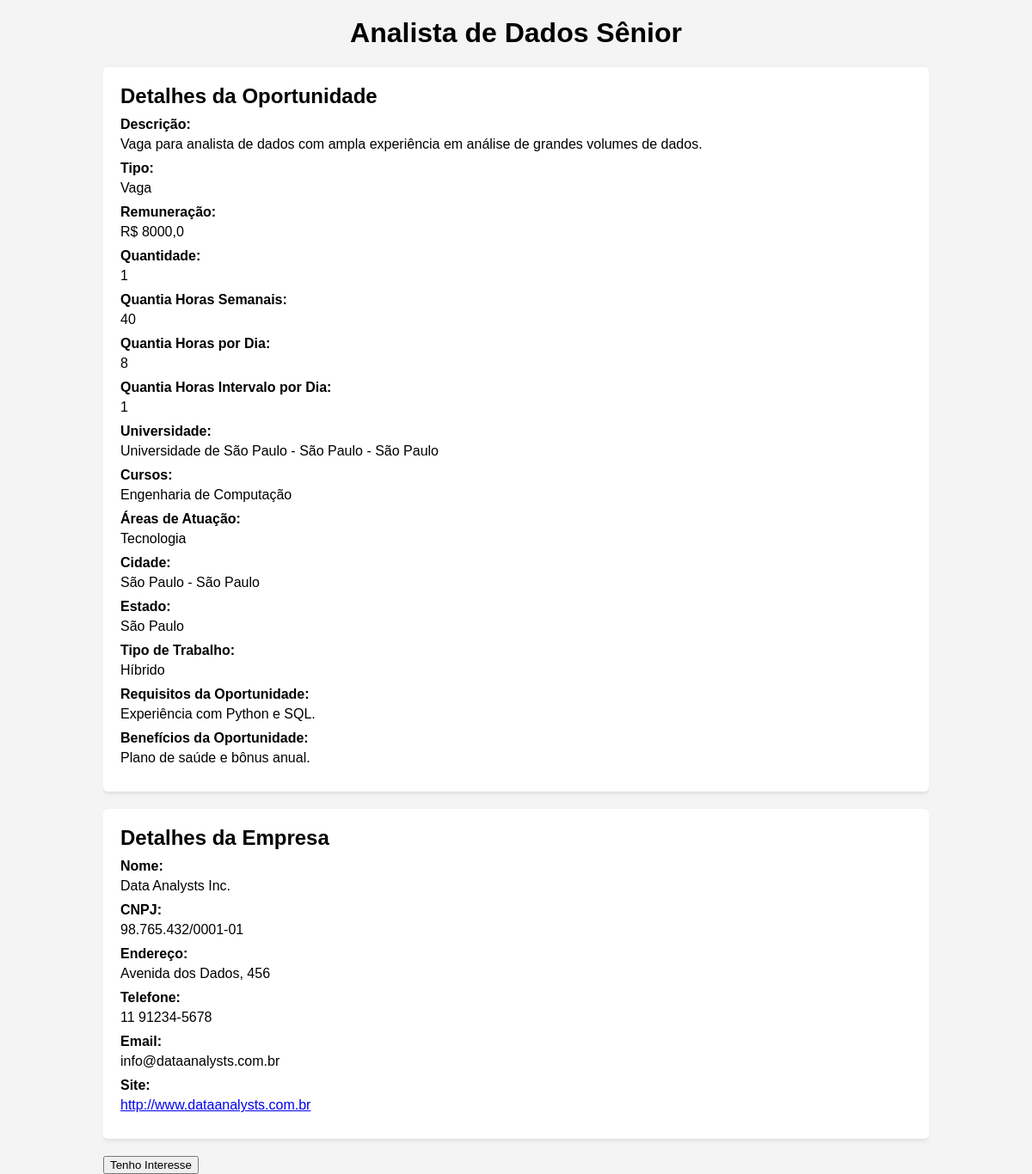
The page /oportunidades/2/ on the database its author committed.
### oportunidades/models.py (models this page shows, shortened)
class Oportunidade(models.Model):
    titulo = models.CharField(max_length=200)
    descricao = models.TextField()
    tipo = models.CharField(
        max_length=3,
        choices=TipoOportunidade.choices,
        default='',
    )
    ativo = models.BooleanField(default=True)
    criado_em = models.DateTimeField(auto_now_add=True)
    is_remunerado = models.BooleanField(default=False)
    remuneracao = models.FloatField(default=0.0)
    quantia_horas_semanais = models.IntegerField(default=0)
    quantia_horas_dia = models.IntegerField(default=0)
    quantia_horas_intervalo_dia = models.IntegerField(default=0)
    quantia = models.IntegerField(default=1)
    universidade = models.ForeignKey('universidades.Universidade', on_delete=models.CASCADE, null=True, blank=True)
    cursos = models.ManyToManyField('universidades.Curso', blank=True, null=True)
    areas_atuacao = models.ManyToManyField('universidades.AreaAtuacao', blank=True)
    cidade = models.ForeignKey('universidades.Cidade', on_delete=models.CASCADE, null=True, blank=True)
    estado = models.ForeignKey('universidades.Estado', on_delete=models.CASCADE, null=True, blank=True)
    tipo_trabalho = models.CharField(
        max_length=2,
        choices=TipoTrabalho.choices,
        default=TipoTrabalho.PRESENCIAL,
    )
    requisitos_envio = models.ForeignKey(
        'core.Requisito',
        on_delete=models.CASCADE,
    )
    requisitos_oportunidade = models.CharField(
        max_length=200,
        null=True,
        blank=True,
    )
    beneficios_oportunidade = models.CharField(
        max_length=200,
        null=True,
        blank=True,
    )
    empresa = models.ForeignKey('empresa.Empresa', on_delete=models.CASCADE)
    class Meta:
        verbose_name = 'Oportunidade'
        verbose_name_plural = 'Oportunidades'

### universidades/models.py (models this page shows, shortened)
class Universidade(models.Model):
    nome = models.CharField(max_length=200)
    cidade = models.ForeignKey(Cidade, on_delete=models.CASCADE)
    class Meta:
        verbose_name = 'Universidade'
        verbose_name_plural = 'Universidades'
    def __str__(self):
        return self.nome + ' - ' + self.cidade.nome + ' - ' + self.cidade.estado.nome

class Cidade(models.Model):
    nome = models.CharField(max_length=100)
    estado = models.ForeignKey(Estado, on_delete=models.CASCADE)
    class Meta:
        verbose_name = 'Cidade'
        verbose_name_plural = 'Cidades'
    def __str__(self):
        return f"{self.nome} - {self.estado.nome}"

class Estado(models.Model):
    nome = models.CharField(max_length=100)
    uf = models.CharField(max_length=2)
    class Meta:
        verbose_name = 'Estado'
        verbose_name_plural = 'Estados'
    def __str__(self):
        return self.nome

class Curso(models.Model):
    nome = models.CharField(max_length=200)
    universidade = models.ForeignKey(Universidade, on_delete=models.CASCADE)
    areas_atuacao = models.ManyToManyField(
        'AreaAtuacao',
        related_name='areas_atuacao_curso',
    )
    class Meta:
        verbose_name = 'Curso'
        verbose_name_plural = 'Cursos'

class AreaAtuacao(models.Model):
    nome = models.CharField(max_length=200)
    class Meta:
        verbose_name = 'Área de Atuação'
        verbose_name_plural = 'Áreas de Atuação'

### empresa/models.py (models this page shows, shortened)
class Empresa(models.Model):
    nome = models.CharField(max_length=200, unique=True, help_text="Nome da empresa")
    cnpj = models.CharField(max_length=18, unique=True, help_text="CNPJ da empresa")
    endereco = models.CharField(max_length=300, blank=True, null=True, help_text="Endereço da empresa")
    telefone = models.CharField(max_length=15, blank=True, null=True, help_text="Telefone de contato")
    email = models.EmailField(max_length=254, blank=True, null=True, help_text="Email de contato")
    site = models.URLField(max_length=200, blank=True, null=True, help_text="Site da empresa")
    class Meta:
        verbose_name = 'Empresa'
        verbose_name_plural = 'Empresas'

### oportunidades/views.py (the view)
# urls.py: path('<int:pk>/', OportunidadeDetailView.as_view(), name='detalhes_oportunidade'),
class OportunidadeDetailView(DetailView):
    model = Oportunidade
    template_name = 'oportunidades/detalhes.html'
    context_object_name = 'oportunidade'

### oportunidades/templates/oportunidades/detalhes.html (shortened to what this page needs)
<!DOCTYPE html>
<html>
<head>
</head>
<body>
<div class="container">
    <h1>{{ oportunidade.titulo }}</h1>
    <div class="card">
        <h2>Detalhes da Oportunidade</h2>
        <p><strong>Descrição:</strong> {{ oportunidade.descricao }}</p>
        <p><strong>Tipo:</strong> {{ oportunidade.get_tipo_display }}</p>
        <p><strong>Remuneração:</strong> R$ {{ oportunidade.remuneracao }}</p>
        <p><strong>Quantidade:</strong> {{ oportunidade.quantia }}</p>
        <p><strong>Quantia Horas Semanais:</strong> {{ oportunidade.quantia_horas_semanais }}</p>
        <p><strong>Quantia Horas por Dia:</strong> {{ oportunidade.quantia_horas_dia }}</p>
        <p><strong>Quantia Horas Intervalo por Dia:</strong> {{ oportunidade.quantia_horas_intervalo_dia }}</p>
        <p><strong>Universidade:</strong> {{ oportunidade.universidade }}</p>
        <p><strong>Cursos:</strong>
            {% for curso in oportunidade.cursos.all %}
            {{ curso.nome }}
            {% endfor %}
        </p>
        <p><strong>Áreas de Atuação:</strong>
            {% for area in oportunidade.areas_atuacao.all %}
            {{ area.nome }}
            {% endfor %}
        </p>
        <p><strong>Cidade:</strong> {{ oportunidade.cidade }}</p>
        <p><strong>Estado:</strong> {{ oportunidade.estado }}</p>
        <p><strong>Tipo de Trabalho:</strong> {{ oportunidade.get_tipo_trabalho_display }}</p>
        <p><strong>Requisitos da Oportunidade:</strong> {{ oportunidade.requisitos_oportunidade }}</p>
        <p><strong>Benefícios da Oportunidade:</strong> {{ oportunidade.beneficios_oportunidade }}</p>
    </div>
    <div class="card">
        <h2>Detalhes da Empresa</h2>
        <p><strong>Nome:</strong> {{ oportunidade.empresa.nome }}</p>
        <p><strong>CNPJ:</strong> {{ oportunidade.empresa.cnpj }}</p>
        <p><strong>Endereço:</strong> {{ oportunidade.empresa.endereco }}</p>
        <p><strong>Telefone:</strong> {{ oportunidade.empresa.telefone }}</p>
        <p><strong>Email:</strong> {{ oportunidade.empresa.email }}</p>
        <p><strong>Site:</strong> <a href="{{ oportunidade.empresa.site }}" target="_blank">{{ oportunidade.empresa.site }}</a></p>
    </div>
    <form action="{% url 'interesse_oportunidade' oportunidade.id %}" method="get">
        <button type="submit">Tenho Interesse</button>
    </form>
</div>
</body>
</html>

### oportunidades/templates/oportunidades/detalhes.html (style rules this page uses)
body { font-family: Arial, sans-serif; background-color: #f4f4f4; margin: 0; padding: 0; }
.container { width: 80%; margin: auto; overflow: hidden; }
h1 { text-align: center; margin-top: 20px; }
.card { background: #fff; border-radius: 5px; box-shadow: 0 2px 5px rgba(0, 0, 0, 0.1); margin: 20px 0; padding: 20px; transition: 0.3s; }
.card h2 { margin: 0 0 10px; }
.card p { margin: 0 0 10px; }
.card p strong { display: block; margin-bottom: 5px; }

### rows shown on the page
Oportunidade: titulo "Analista de Dados Sênior", descricao "Vaga para analista de dados com ampla experiência em análise de grandes volumes de dados.", tipo "Vaga", remuneracao "8000,0", quantia "1", quantia_horas_semanais "40", quantia_horas_dia "8", quantia_horas_intervalo_dia "1", universidade "Universidade de São Paulo - São Paulo - São Paulo", cidade "São Paulo - São Paulo", estado "São Paulo", tipo_trabalho "Híbrido", requisitos_oportunidade "Experiência com Python e SQL.", beneficios_oportunidade "Plano de saúde e bônus anual.", empresa.nome "Data Analysts Inc.", empresa.cnpj "98.765.432/0001-01", empresa.endereco "Avenida dos Dados, 456", empresa.telefone "11 91234-5678", empresa.email "info@dataanalysts.com.br", empresa.site "http://www.dataanalysts.com.br"
Curso: nome "Engenharia de Computação"
AreaAtuacao: nome "Tecnologia"
